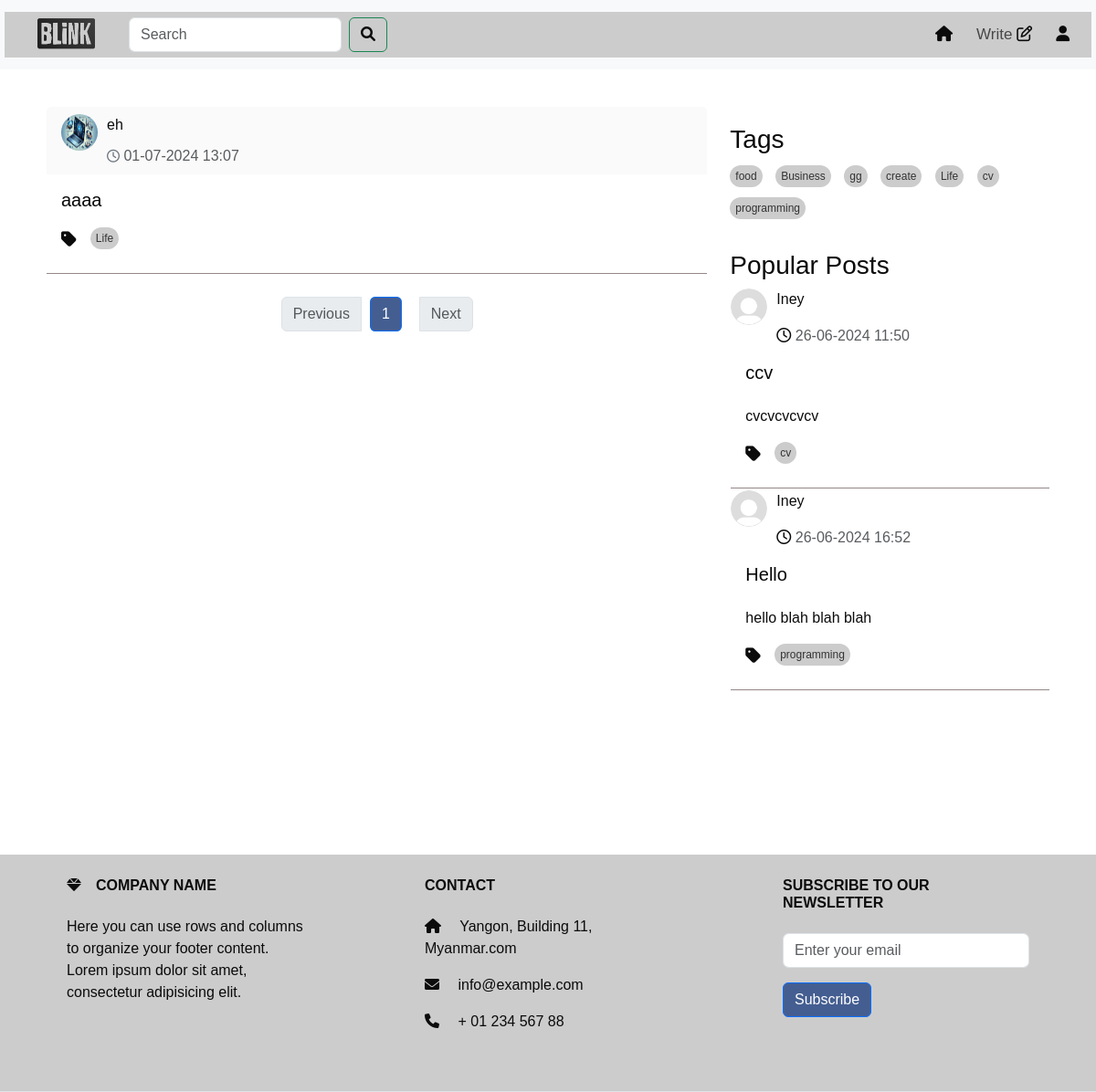
The page /home/Life (signed in) on the database its author committed.
### models.py (models this page shows, shortened)
class Post(db.Model):
    id = db.Column(db.Integer, primary_key=True)
    title = db.Column(db.Text())
    content = db.Column(db.Text())
    tag = db.Column(db.Text(), nullable=False)
    user_id = db.Column(db.Integer, db.ForeignKey('user.id'), nullable=False)
    created_date = db.Column(db.DateTime,default=datetime.datetime.now)
    likes = db.Column(db.Integer, default=0)
    meta = db.Column(db.Text, nullable=True)
    comments = db.relationship('Comment', backref='post',cascade="all, delete", lazy=True)

class User(UserMixin,db.Model):
    id = db.Column(db.Integer, primary_key=True)
    username = db.Column(db.String(50), unique=True)
    email =db.Column(db.String(50), unique=True)
    password = db.Column(db.String(100))
    bio = db.Column(db.String(50))
    profile_picture = db.Column(db.String(250))
    posts = db.relationship('Post', backref='author', lazy=True)
    comments = db.relationship('Comment', backref='author', lazy=True)

### route.py (the view)
@app.route('/home/<string:tag>', methods=['GET', 'POST'])
@login_required
def home_tag(tag,limit=2):
    page = request.args.get('page', 1, type=int)
    per_page = 10  # Number of posts per page
    posts_with_tag = get_posts(page, per_page, tag=tag)
    unique_tags = list(set(tag for tag, in Post.query.with_entities(Post.tag).distinct()))
    popular_posts = Post.query.order_by(Post.likes.desc()).limit(limit).all()
    forms=SearchForm()
    query = forms.search.data
    if forms.validate_on_submit():
        search_results = Post.query.filter(Post.title.ilike(f'%{query}%')).all()
        return render_template('search_results.html' ,tags=unique_tags, search_results =search_results, form = forms)
    return render_template('home.html',tags=unique_tags, post=posts_with_tag, form = forms ,popular_posts=popular_posts)

### forms.py
class SearchForm(FlaskForm):
    search = StringField('Search ', validators=[DataRequired()])
    submit = SubmitField('Search')

### route.py (called while the page is built)
@login_manager.user_loader
def loader_user(user_id):
    return User.query.get(user_id)

def get_posts(page, per_page, tag=None):
    if tag:
        return Post.query.filter(Post.tag.in_([tag])).paginate(page=page, per_page=per_page, error_out=False)
    return Post.query.order_by(Post.created_date.desc()).paginate(page=page, per_page=per_page, error_out=False)

### templates/home.html (shortened to what this page needs)
<!DOCTYPE html>
<html lang="en">
  <head>
    <link
      href="https://cdn.jsdelivr.net/npm/bootstrap@5.3.3/dist/css/bootstrap.min.css"
      rel="stylesheet"
    />
    <link
      href="https://cdnjs.cloudflare.com/ajax/libs/font-awesome/6.0.0-beta3/css/all.min.css"
      rel="stylesheet"
    />
    <link
      rel="stylesheet"
      href="https://cdnjs.cloudflare.com/ajax/libs/font-awesome/5.15.4/css/all.min.css"
    />
    <link
      href="https://cdnjs.cloudflare.com/ajax/libs/font-awesome/6.0.0-beta3/css/all.min.css"
      rel="stylesheet"
    />
    <link
      href="https://cdn.jsdelivr.net/npm/bootstrap@5.3.3/dist/css/bootstrap.min.css"
      rel="stylesheet"
    />
    <link
      href="https://cdnjs.cloudflare.com/ajax/libs/font-awesome/6.0.0-beta3/css/all.min.css"
      rel="stylesheet"
    />
    <link rel="stylesheet" href="/static/home.css" />
    <link rel="stylesheet" href="/static/topnav.css" />
  </head>
  <body>
    {% include 'topnav.html' %}
    <div class="container">
      <div class="row">
        <div class="col-sm-8">
          <div id="posts-container">
            {% for post in post.items %}
            <div class="card">
              <div
                class="card-header d-flex justify-content-between align-items-center"
              >
                <div class="profile-image">
                  <a
                    class="nav-link"
                    href="{{ url_for('profile',user_id=post.user_id) }}"
                    ><img
                      src="{{ url_for('static', filename='/photo/user_profile/'+post.author.profile_picture) }}"
                      width="60"
                      height="60"
                      alt=""
                  /></a>
                  <div style="width: 300px">
                    <p id="name">
                      <a
                        class="nav-link"
                        href="{{ url_for('profile',user_id=post.user_id) }}"
                        >{{post.author.username}}</a
                      >
                    </p>
                    <p class="text-muted mb-0">
                      <i class="fa-regular fa-clock"></i>
                      {{post.created_date.strftime('%d-%m-%Y %H:%M')}}
                    </p>
                  </div>
                </div>
              </div>
              <div class="card-body">
                <a
                  class="nav-link"
                  href="{{ url_for('full_post',post_id=post.id) }}"
                >
                  <h5 class="card-title">{{post.title}}</h5>
                  <div class="tags-container">
                    <ul class="list-group list-group-horizontal">
                      <i class="fas fa-tag"></i>
                      <a
                        href="{{ url_for('home_tag',tag=post.tag ) }}"
                        class="tag"
                        >{{post.tag}}
                      </a>
                    </ul>
                  </div>
                </a>
              </div>
              <div
                class="card-end"
                style="border-bottom: #958787 solid 1px"
              ></div>
            </div>
            {% endfor %}
          </div>
          <nav aria-label="Page navigation" class="mt-4">
            <ul class="pagination justify-content-center" style="gap: 10px">
              <li
                class="page-item {% if not post.has_prev %}disabled{% endif %}"
              >
                {% if post.has_prev %}
                <a class="page-link" href="?page={{ post.prev_num }}"
                  >Previous</a
                >
                {% else %}
                <span class="page-link">Previous</span>
                {% endif %}
              </li>
              {% for page_num in post.iter_pages() %} {% if page_num %}
              <li
                class="page-item {% if post.page == page_num %}active{% endif %}"
              >
                <a
                  class="page-link"
                  href="?page={{ page_num }}"
                  style="background-color: #445e91"
                  >{{ page_num }}</a
                >
              </li>
              {% else %}
              <li class="page-item disabled">
                <span class="page-link">...</span>
              </li>
              {% endif %} {% endfor %}
              <li
                class="page-item {% if not post.has_next %}disabled{% endif %}"
              >
                {% if post.has_next %}
                <a class="page-link" href="?page={{ post.next_num }}">Next</a>
                {% else %}
                <span class="page-link">Next</span>
                {% endif %}
              </li>
            </ul>
          </nav>
        </div>
        {% include 'sidenav.html' %}
      </div>
    </div>
    {% include 'footer.html' %}
  </body>
</html>

### templates/sidenav.html (shortened to what this page needs)
<!DOCTYPE html>
<html lang="en">
  <head>
    <link
      href="https://cdn.jsdelivr.net/npm/bootstrap@5.3.3/dist/css/bootstrap.min.css"
      rel="stylesheet"
    />
    <link
      href="https://cdnjs.cloudflare.com/ajax/libs/font-awesome/6.0.0-beta3/css/all.min.css"
      rel="stylesheet"
    />
    <link
      rel="stylesheet"
      href="https://cdnjs.cloudflare.com/ajax/libs/font-awesome/5.15.4/css/all.min.css"
    />
    <link
      href="https://cdnjs.cloudflare.com/ajax/libs/font-awesome/6.0.0-beta3/css/all.min.css"
      rel="stylesheet"
    />
    <link rel="stylesheet" href="/static/home.css" />
  </head>
  <body>
    <div class="col-sm-4" id="right-column">
      <div class="tags-section">
        <h3>Tags</h3>
        <div class="tags-container">
          {% if tags %} {% for tag in tags %}
          <a href="{{ url_for('home_tag',tag=tag ) }}" class="tag">{{ tag }}</a>
          {% endfor %} {% else %}
          <p>No tags available</p>
          {% endif %}
        </div>
      </div>
      <div class="mt-4">
        <h3>Popular Posts</h3>
        {% for popular_post in popular_posts %}
        <div class="card">
          <div>
            <div class="profile-image">
              <a
                class="nav-link"
                href="{{ url_for('profile',user_id=popular_post.user_id) }}"
                ><img
                  src="{{ url_for('static', filename='/photo/user_profile/'+popular_post.author.profile_picture) }}"
                  width="60"
                  height="60"
                  alt=""
              /></a>
              <div style="width: 300px">
                <p id="name">
                  <a
                    class="nav-link"
                    href="{{ url_for('profile',user_id=popular_post.user_id) }}"
                    >{{popular_post.author.username}}</a
                  >
                </p>
                <p class="text-muted mb-0">
                  <i class="fa-regular fa-clock"></i>
                  {{popular_post.created_date.strftime('%d-%m-%Y %H:%M')}}
                </p>
              </div>
            </div>
          </div>
          <div class="card-body">
            <a
              class="nav-link"
              href="{{ url_for('full_post',post_id=popular_post.id) }}"
            >
              <h5 class="card-title" id="popular">{{popular_post.title}}</h5>
              <p class="card-text" id="card-description">
                {{popular_post.meta |safe }}
              </p>
              <div class="tags-container">
                <ul class="list-group list-group-horizontal">
                  <i class="fas fa-tag"></i>
                  <a
                    href="{{ url_for('home_tag',tag=popular_post.tag ) }}"
                    class="tag"
                    >{{popular_post.tag}}</a
                  >
                </ul>
              </div>
            </a>
          </div>
          <div class="card-end" style="border-bottom: #958787 solid 1px"></div>
        </div>
        {% endfor %}
      </div>
    </div>
  </body>
</html>

### static/home.css (style rules this page uses)
* { color: #0c0b0b; font-family: sans-serif; margin: 0; padding: 0; box-sizing: border-box; }
.container { background: #fff; padding: 20px; margin-top: 20px; z-index: 1; }
.card { color: #070707; border-color: #ffffff; background-color: #ffffff; }
.card-header { padding: 10px; background-color: #fafafa; border-bottom: 1px solid #ccc; display: flex; align-items: center; border-bottom: none !important; }
.card-header { display: flex; flex-direction: row; justify-content: space-between; align-items: center; padding: 0.5rem 1rem; }
.profile-image { margin-right: 10px; }
.profile-image img { border-radius: 50%; width: 40px; height: 40px; }
.card-header p { margin: 0; }
.card-header i { margin: 0; font-size: 14px; color: #6c757d; }
.card-body { background-color: #ffffff; }
.card-text { overflow: hidden; text-overflow: ellipsis; display: -webkit-box; -webkit-line-clamp: 3; -webkit-box-orient: vertical; transition: -webkit-line-clamp 0.5s ease; }
.profile-image { float: left; display: flex; justify-content: center; margin-right: 1rem; }
.profile-image img { border-radius: 50%; }
#right-column { position: -webkit-sticky; position: sticky; top: 0; height: 100vh; overflow-y: auto; padding-top: 20px; }
ul { display: flex; }
#right-column { position: -webkit-sticky; position: sticky; top: 0; height: 100vh; overflow-y: hidden; padding-top: 20px; z-index: 1; }
.tags-container { margin-top: 10px; }
.fa-tag { font-size: 1.2em; margin-right: 5px; vertical-align: middle; }
.tags-container .tag { background-color: #ccc; color: #333; padding: 3px 6px; margin-right: 10px; border-radius: 20px; text-decoration: none; font-size: 12px; display: inline-block; }

### static/topnav.css (style rules this page uses)
* { color: #0c0b0b; font-family: sans-serif; margin: 0; padding: 0; box-sizing: border-box; }
.container { background: #fff; padding: 20px; margin-top: 20px; z-index: 1; }
.d-flex { padding-left: 20px; background-color: #ccc; }
.row a { border-radius: 15%; margin-bottom: 10px; margin-right: 10px; }

### rows shown on the page
Post: profile_picture (picture), author.username "eh", created_date "01-07-2024 13:07", title "aaaa", tag "Life"
Post: tag "food"
Post: tag "Business"
Post: tag "create"
Post: profile_picture (placeholder picture), author.username "Iney", created_date "26-06-2024 11:50", title "ccv", meta "cvcvcvcvcv", tag "cv"
Post: profile_picture (placeholder picture), author.username "Iney", created_date "26-06-2024 16:52", title "Hello", meta "hello blah blah blah", tag "programming"

### other values the page prints
{{ page_num }} "1"
{{ tag }} "gg" "Life" "cv" "programming"
